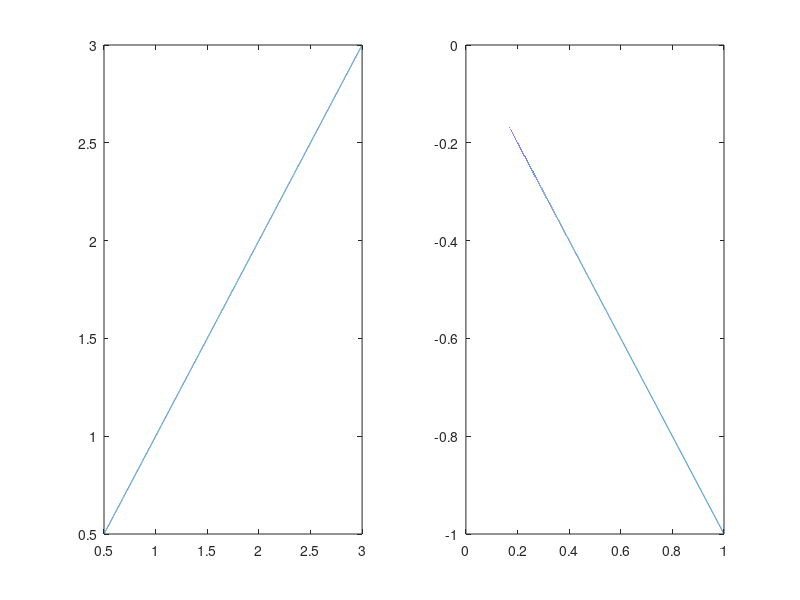
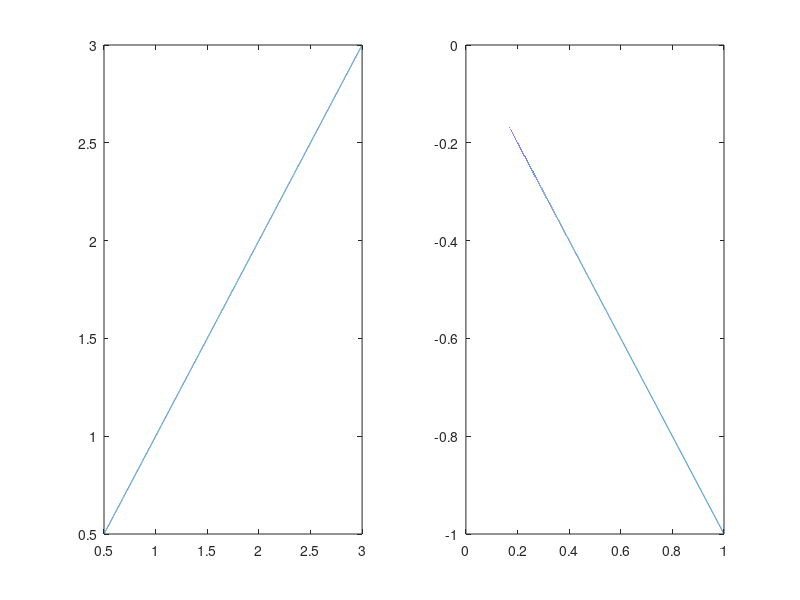

Here is the MATLAB script that generated these plots, in order:
%Frecuancia de Muentreo
FS=10000;
%REALES
x=1/2:1/FS:3;
y=x;

u=1./(2*x);
v=-1./(2*x);

figure 1;
subplot (1,2,1)
plot(x,y);
subplot (1,2,2)
plot(u,v);

%Complejos
z=x+x*i;
w=1./z;

figure 2;
subplot (1,2,1)
plot(real(z),imag(z));
subplot (1,2,2)
plot(real(w),imag(w));


